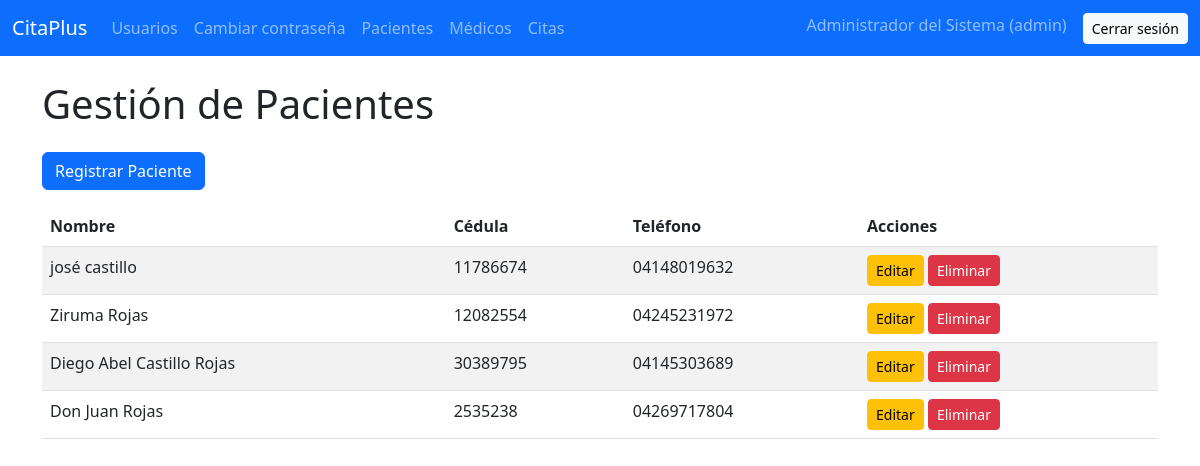
The page /pacientes (signed in) on the database its author committed.
### tables this page shows
CREATE TABLE usuarios (
    id INTEGER PRIMARY KEY AUTOINCREMENT,
    nombre TEXT NOT NULL,
    usuario TEXT NOT NULL UNIQUE,
    password TEXT NOT NULL,
    rol TEXT NOT NULL CHECK (rol IN ('admin', 'secretaria', 'medico', 'paciente')),
    medico_id INTEGER,
    paciente_id INTEGER,
    FOREIGN KEY (medico_id) REFERENCES medicos(id),
    FOREIGN KEY (paciente_id) REFERENCES pacientes(id)
);

CREATE TABLE pacientes (
    id INTEGER PRIMARY KEY AUTOINCREMENT,
    nombre TEXT NOT NULL,
    cedula TEXT NOT NULL UNIQUE,
    telefono TEXT NOT NULL
);

### app.py (the view)
@app.route("/pacientes")
@login_required
@solo_secretaria
def pacientes_view():
    conn = get_db_connection()
    pacientes = conn.execute("SELECT * FROM pacientes").fetchall()
    conn.close()
    return render_template("pacientes.html", pacientes=pacientes)

### app.py (called while the page is built)
def solo_secretaria(f):
    @wraps(f)
    def wrapper(*args, **kwargs):
        if current_user.rol not in ("secretaria", "admin"):
            abort(403)
        return f(*args, **kwargs)
    return wrapper

@login_manager.user_loader
def load_user(user_id):
    conn = sqlite3.connect("cita_plus.db")
    cursor = conn.cursor()
    cursor.execute("SELECT * FROM usuarios WHERE id = ?", (user_id,))
    row = cursor.fetchone()
    conn.close()
    if row:
        return Usuario(row[0], row[1], row[2], row[4], row[5], row[6])
    return None

def get_db_connection():
    conn = sqlite3.connect("cita_plus.db")
    conn.row_factory = sqlite3.Row
    return conn

### templates/pacientes.html (shortened to what this page needs)
{% extends "base.html" %}
{% block content %}
    <h1 class="mb-4">Gestión de Pacientes</h1>
    <a href="/pacientes/registrar" class="btn btn-primary mb-3">Registrar Paciente</a>
    <table class="table table-striped">
        <thead>
            <tr>
                <th>Nombre</th>
                <th>Cédula</th>
                <th>Teléfono</th>
                <th>Acciones</th>
            </tr>
        </thead>
        <tbody>
            {% for p in pacientes %}
            <tr>
                <td>{{ p.nombre }}</td>
                <td>{{ p.cedula }}</td>
                <td>{{ p.telefono }}</td>
                <td>
                    <a href="/pacientes/editar/{{ p.id }}" class="btn btn-sm btn-warning">Editar</a>
                    <a href="/pacientes/eliminar/{{ p.id }}" class="btn btn-sm btn-danger" onclick="return confirm('¿Seguro que deseas eliminar este paciente?');">Eliminar</a>
                </td>
            </tr>
            {% endfor %}
        </tbody>
    </table>
{% endblock %}

### templates/base.html (shortened to what this page needs)
<!DOCTYPE html>
<html lang="es">
<head>
    <link rel="stylesheet" href="https://cdn.jsdelivr.net/npm/bootstrap@5.3.0/dist/css/bootstrap.min.css">
</head>
<body>
<nav class="navbar navbar-expand-lg navbar-dark bg-primary">
    <div class="container-fluid">
        <a class="navbar-brand" href="{{ url_for('home') }}">
            CitaPlus
        </a>
        <div class="collapse navbar-collapse" id="navbarNav">
            <ul class="navbar-nav me-auto">
                {% if current_user.is_authenticated %}
                {% if current_user.rol == "admin" %}
                <li class="nav-item">
                    <a class="nav-link" href="{{ url_for('usuarios_view') }}">Usuarios</a>
                </li>
                {% endif %}
                <li class="nav-item">
                    <a class="nav-link" href="{{ url_for('cambiar_contrasena') }}">Cambiar contraseña</a>
                </li>
                    {% if current_user.rol in ["admin", "secretaria"] %}
                        <li class="nav-item">
                            <a class="nav-link" href="{{ url_for('pacientes_view') }}">Pacientes</a>
                        </li>
                        <li class="nav-item">
                            <a class="nav-link" href="{{ url_for('medicos_view') }}">Médicos</a>
                        </li>
                        <li class="nav-item">
                            <a class="nav-link" href="{{ url_for('citas_view') }}">Citas</a>
                        </li>
                    {% endif %}
                {% endif %}
            </ul>
            <ul class="navbar-nav">
                {% if current_user.is_authenticated %}
                    <li class="nav-item">
                        <span class="navbar-text me-3">
                            {{ current_user.nombre }} ({{ current_user.rol }})
                        </span>
                    </li>
                    <li class="nav-item">
                        <a class="btn btn-light btn-sm" href="{{ url_for('logout') }}">Cerrar sesión</a>
                    </li>
                {% else %}
                    <li class="nav-item">
                        <a class="btn btn-light btn-sm" href="{{ url_for('login') }}">Iniciar sesión</a>
                    </li>
                {% endif %}
            </ul>
        </div>
    </div>
</nav>
<div class="container mt-4">
    {% block content %}{% endblock %}
</div>
</body>
</html>

### rows shown on the page
usuarios: nombre "Administrador del Sistema", rol "admin"
pacientes: nombre "josé castillo", cedula "11786674", telefono "04148019632"
pacientes: nombre "Ziruma Rojas", cedula "12082554", telefono "04245231972"
pacientes: nombre "Diego Abel Castillo Rojas", cedula "30389795", telefono "04145303689"
pacientes: nombre "Don Juan Rojas", cedula "2535238", telefono "04269717804"
